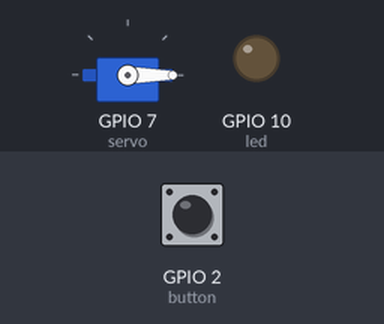
A program run on a simulated ESP32 board running MicroPython. Shown: servo, output pins drawn as LEDs (lit = HIGH). The test bench sets the inputs (shaded band); at power-on: GPIO 2 (button) HIGH. Servo angles are drawn from the pulse width (0.5 ms = 0°, 2.5 ms = 180°); what the program prints to the serial console is not drawn.

Above: at 1.2 s.
1.3 s: GPIO 2 (button) pulled LOW for 0.15 s
At 2.5 s:
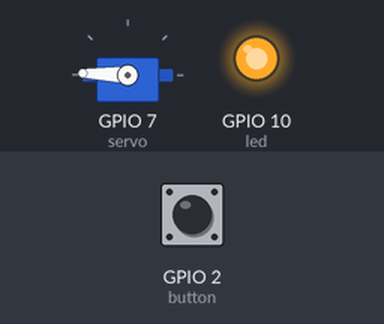
2.9 s: GPIO 2 (button) pulled LOW for 1 s
At 3.8 s:
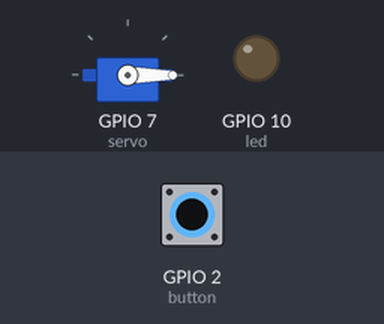
5.4 s: GPIO 2 (button) pulled LOW for 3.2 s
At 5.7 s:
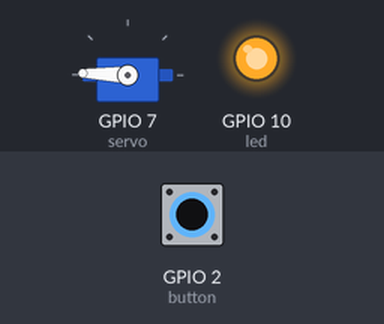
Timing chart, 0 to 8.4 s (numbered marks = the images above; inputs shaded):
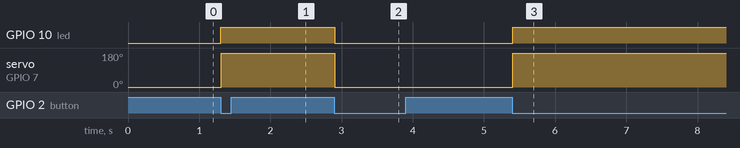

Measured:
- after the input at 1.3 s, GPIO 10 (led): LOW → HIGH at once; servo on GPIO 7 (servo): 0° → 178° at once
- after the input at 2.9 s, GPIO 10 (led): HIGH → LOW at once; servo on GPIO 7 (servo): 178° → 0° at once
- after the input at 5.4 s, GPIO 10 (led): LOW → HIGH at once; servo on GPIO 7 (servo): 0° → 178° at once

The program:

bottom_SG90.py
```python
from machine import Pin, PWM
import time

# 定义IO口
button_pin = 2  # 按键连接到IO6
servo_pin = 7   # 舵机控制信号连接到IO7
led_pin = 10    # LED连接到IO10

# 初始化舵机PWM
servo = PWM(Pin(servo_pin), freq=50)  # 舵机频率通常为50Hz

# 初始化按键和LED
button = Pin(button_pin, Pin.IN, Pin.PULL_UP)
led = Pin(led_pin, Pin.OUT)

# 舵机角度映射函数（角度转脉冲宽度）
def map_angle(angle):
    # 将0-180度映射到500-2500的脉冲宽度（单位：微秒）
    return int((angle / 180) * 2000 + 500)

# 设置舵机角度
def set_servo_angle(angle):
    pulse_width = map_angle(angle)
    # 将微秒转换为占空比（ESP32的PWM占空比范围是0-1023）
    duty = int((pulse_width / 20000) * 1023)
    servo.duty(duty)

# 初始状态：舵机在0度，LED熄灭
current_angle = 0
set_servo_angle(current_angle)
led.value(0)

# 按键状态检测
last_button_state = button.value()
debounce_time = 200  # 消抖时间（毫秒）
last_debounce_time = 0

while True:
    # 读取按键状态
    current_button_state = button.value()

    # 检测按键是否按下（下降沿）
    if current_button_state == 0 and last_button_state == 1:
        # 防抖处理
        current_time = time.ticks_ms()
        if current_time - last_debounce_time > debounce_time:
            # 切换舵机角度
            if current_angle == 0:
                current_angle = 180
                led.value(1)  # 舵机转到180度时LED亮起
            else:
                current_angle = 0
                led.value(0)  # 舵机转回0度时LED熄灭

            set_servo_angle(current_angle)
            print(f"舵机角度: {current_angle} 度")

        last_debounce_time = current_time

    last_button_state = current_button_state

    # 短暂延时，避免CPU占用过高
    time.sleep_ms(10)
```
